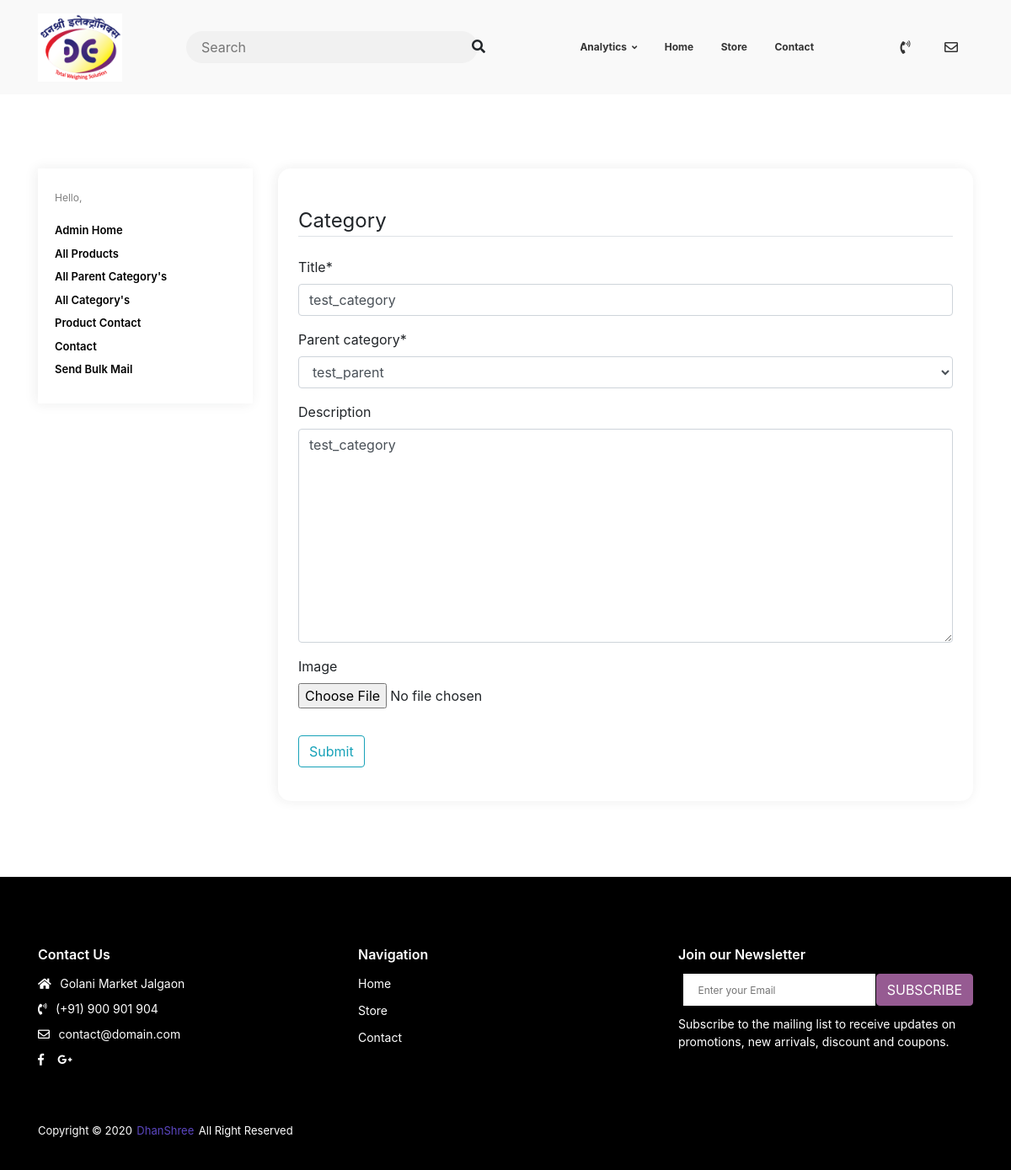
The page /analytics/category/update/1/ (signed in) on the database its author committed.
### products/models.py (models this page shows, shortened)
class Category(models.Model):
    parent_category = models.ForeignKey(ParentCategory, on_delete=models.CASCADE)
    title = models.CharField(max_length=200, unique=True)
    slug = models.SlugField(unique=True)
    description = models.TextField(null=True, blank=True)
    image = models.ImageField(upload_to='category', null=True, blank=True)  # image of slide ...
    is_active = models.BooleanField(default=True)

class ParentCategory(models.Model):
    title = models.CharField(max_length=200, unique=True)
    slug = models.SlugField(unique=True)
    description = models.TextField(null=True, blank=True)
    image = models.ImageField(upload_to='parent_category', null=True, blank=True)  # image of slide ...
    is_active = models.BooleanField(default=True)
    def __str__(self):
        return self.title

### analytics/views.py (the view)
# urls.py: path('category/update/<int:pk>/', views.AdminCategoryUpdateView.as_view(), name='admin-product-category-update'),
class AdminCategoryUpdateView(LoginRequiredMixin, UserPassesTestMixin, UpdateView):
    model = Category
    fields = ['title', 'parent_category', 'description', 'image']
    template_name = "analytics/category_add_update_admin.html"
    def test_func(self):  # Giving only staff the permission to add Category
        return self.request.user.is_staff is True

### analytics/templates/analytics/category_add_update_admin.html (shortened to what this page needs)
{% extends "analytics/base.html" %}
{% load crispy_forms_tags %}
{% block data %}
    <form method="POST" enctype="multipart/form-data">
        <fieldset class="form-group">
            <legend class="border-bottom mb-4">Category</legend>
            {{ form|crispy }}
        </fieldset>
        <div class="form-group">
            <button class="btn btn-outline-info" type="submit">Submit</button>
        </div>
    </form>
{% endblock data %}

### rows shown on the page
Category: title "test_category", parent_category "test_parent", description "test_category"
